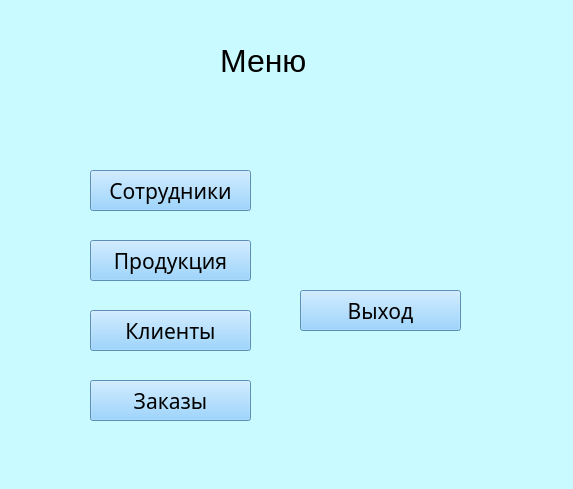
<?xml version="1.0" encoding="UTF-8"?>
<ui version="4.0">
 <class>Form</class>
 <widget class="QWidget" name="Form">
  <property name="geometry">
   <rect>
    <x>0</x>
    <y>0</y>
    <width>573</width>
    <height>489</height>
   </rect>
  </property>
  <property name="windowTitle">
   <string>Form</string>
  </property>
  <property name="styleSheet">
   <string notr="true">background-color: rgb(201, 250, 255);
</string>
  </property>
  <widget class="QPushButton" name="pushButton_sotrudniki">
   <property name="geometry">
    <rect>
     <x>90</x>
     <y>170</y>
     <width>161</width>
     <height>41</height>
    </rect>
   </property>
   <property name="font">
    <font>
     <family>Cascadia Mono Light</family>
     <pointsize>16</pointsize>
    </font>
   </property>
   <property name="styleSheet">
    <string notr="true">background-color: rgb(128, 200, 255);
</string>
   </property>
   <property name="text">
    <string>Сотрудники</string>
   </property>
  </widget>
  <widget class="QPushButton" name="pushButton_product">
   <property name="geometry">
    <rect>
     <x>90</x>
     <y>240</y>
     <width>161</width>
     <height>41</height>
    </rect>
   </property>
   <property name="font">
    <font>
     <family>Cascadia Mono Light</family>
     <pointsize>16</pointsize>
    </font>
   </property>
   <property name="styleSheet">
    <string notr="true">background-color: rgb(128, 200, 255);
</string>
   </property>
   <property name="text">
    <string>Продукция</string>
   </property>
  </widget>
  <widget class="QPushButton" name="pushButton_client">
   <property name="geometry">
    <rect>
     <x>90</x>
     <y>310</y>
     <width>161</width>
     <height>41</height>
    </rect>
   </property>
   <property name="font">
    <font>
     <family>Cascadia Mono Light</family>
     <pointsize>16</pointsize>
    </font>
   </property>
   <property name="styleSheet">
    <string notr="true">background-color: rgb(128, 200, 255);
</string>
   </property>
   <property name="text">
    <string>Клиенты</string>
   </property>
  </widget>
  <widget class="QPushButton" name="pushButton_exit">
   <property name="geometry">
    <rect>
     <x>300</x>
     <y>290</y>
     <width>161</width>
     <height>41</height>
    </rect>
   </property>
   <property name="font">
    <font>
     <family>Cascadia Mono Light</family>
     <pointsize>16</pointsize>
    </font>
   </property>
   <property name="styleSheet">
    <string notr="true">background-color: rgb(128, 200, 255);
</string>
   </property>
   <property name="text">
    <string>Выход</string>
   </property>
  </widget>
  <widget class="QLabel" name="client_label">
   <property name="geometry">
    <rect>
     <x>220</x>
     <y>40</y>
     <width>121</width>
     <height>41</height>
    </rect>
   </property>
   <property name="font">
    <font>
     <pointsize>24</pointsize>
    </font>
   </property>
   <property name="text">
    <string>Меню</string>
   </property>
  </widget>
  <widget class="QPushButton" name="pushButton_orders">
   <property name="geometry">
    <rect>
     <x>90</x>
     <y>380</y>
     <width>161</width>
     <height>41</height>
    </rect>
   </property>
   <property name="font">
    <font>
     <family>Cascadia Mono Light</family>
     <pointsize>16</pointsize>
    </font>
   </property>
   <property name="styleSheet">
    <string notr="true">background-color: rgb(128, 200, 255);
</string>
   </property>
   <property name="text">
    <string>Заказы</string>
   </property>
  </widget>
 </widget>
 <resources/>
 <connections/>
</ui>
